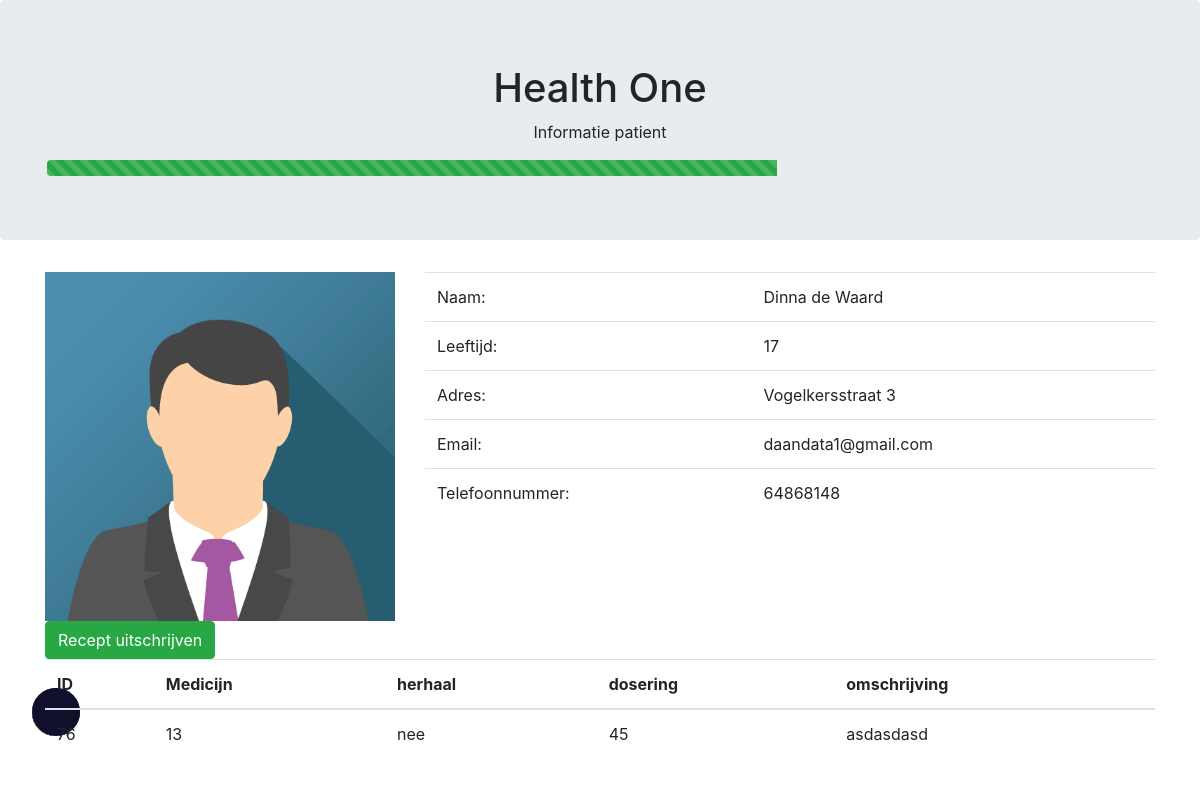
/patient-gegevens.php?id=1 (signed in), run on an earlier commit of the app's database.
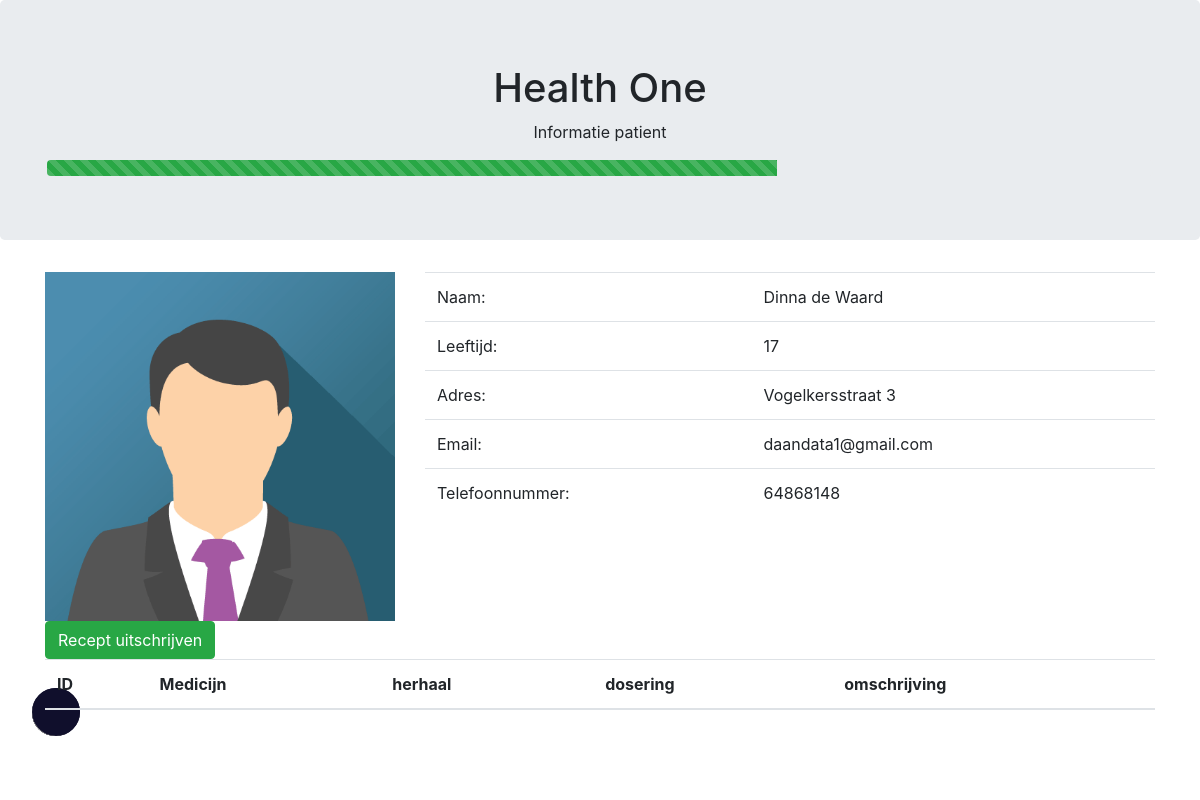
And on a later commit of the database.
### tables this page shows
CREATE TABLE `patient` (
  `id` int(255) NOT NULL,
  `naam` varchar(255) NOT NULL,
  `leeftijd` int(255) NOT NULL,
  `adres` varchar(255) NOT NULL,
  `email` varchar(255) NOT NULL,
  `telefoonnummer` int(255) NOT NULL,
  `verzekeringsnummer` int(255) NOT NULL,
  `aandoeningen` varchar(255) NOT NULL
);

CREATE TABLE `recepten` (
  `id` int(11) NOT NULL,
  `uitgeschreven` timestamp NOT NULL DEFAULT current_timestamp(),
  `opgehaald` timestamp NOT NULL DEFAULT current_timestamp(),
  `patient_id` int(11) NOT NULL
);

### patient-gegevens.php (the view, shortened to what this page needs)
<!DOCTYPE html>
<html lang="en">
<head>
    <link rel="stylesheet" href="https://maxcdn.bootstrapcdn.com/bootstrap/4.3.1/css/bootstrap.min.css">
</head>
<body>
    <div class="jumbotron text-center">
        <h1>Health One</h1>
        <p>Informatie patient</p>
        <div class="container">
            <div class="progress">
                <div class="darkmode-ignore progress-bar progress-bar-striped progress-bar-animated bg-success" style="width:66%"></div>
            </div>
        </div>
    </div>
    <div class="container">
        <div class="row">
            <div class="col-4">
                <?php
                $db = new PDO("mysql:host=localhost;dbname=HealthOne", "root", "");
                $query = $db->prepare("SELECT * FROM patient WHERE id = " . $_GET['id']);
                $query->execute();
                $result = $query->fetchAll(PDO::FETCH_ASSOC);
                foreach ($result as &$data) {
                    echo "<img src='img/avatar.png'>";
                }
                ?>
            </div>
            <div class="col-8">
                <table class="table">
                    <?php
                    try {
                        echo "<tr>" . "<td>" . "Naam:" . "</td>" . "<td>" . $data['naam'] . "</td>" . "</tr>";
                        echo "<tr>" . "<td>" . "Leeftijd:" . "</td>" . "<td>" . $data['leeftijd'] . "</td>" . "</tr>";
                        echo "<tr>" . "<td>" . "Adres:" . "</td>" . "<td>" . $data['adres'] . "</td>" . "</tr>";
                        echo "<tr>" . "<td>" . "Email:" . "</td>" . "<td>" . $data['email'] . "</td>" . "</tr>";
                        echo "<tr>" . "<td>" . "Telefoonnummer:" . "</td>" . "<td>" . $data['telefoonnummer'] . "</td>" . "</tr>";
                    } catch (PDOException $e) {
                        die("Error!: " . $e->getMessage());
                    }
                    ?>
                </table>
            </div>
        </div>
        <a href="recept-uitschrijven.php?id=<?php echo $data["id"]; ?>">
            <button class="btn btn-success">Recept uitschrijven</button>
        </a>
        <div class="row">
            <div class="col">
                <table class="table">
                    <thead>
                        <tr>
                            <th>ID</th>
                            <th>Medicijn</th>
                            <th>herhaal</th>
                            <th>dosering</th>
                            <th>omschrijving</th>
                        </tr>
                    </thead>
                    <tbody>
                        <?php
                        $query = $db->prepare("SELECT * FROM recepten WHERE patient_id = " . $_GET['id']);
                        $query->execute();
                        $result = $query->fetchAll(PDO::FETCH_ASSOC);
                        foreach ($result as &$data) {
                            echo "<tr>";
                            echo "<td>" . $data['id'] . "</td>";
                            echo "<td>" . $data['medicijn_id'] . "</td>";
                            echo "<td>" . $data['herhaal'] . "</td>";
                            echo "<td>" . $data['dosering'] . "</td>";
                            echo "<td>" . $data['omschrijving'] . "</td>";
                            echo "</tr>";
                        }
                        ?>
                    </tbody>
                </table>
            </div>
        </div>
    </div>
</body>
<link rel="stylesheet" href="css/darkmode.css">
</html>

### css/darkmode.css (style rules this page uses)
img { width: 350px !important; }

What changed in the data, as far as the page shows it:
removed recepten: id "76", medicijn "13", herhaal "nee", dosering "45", omschrijving "asdasdasd"
